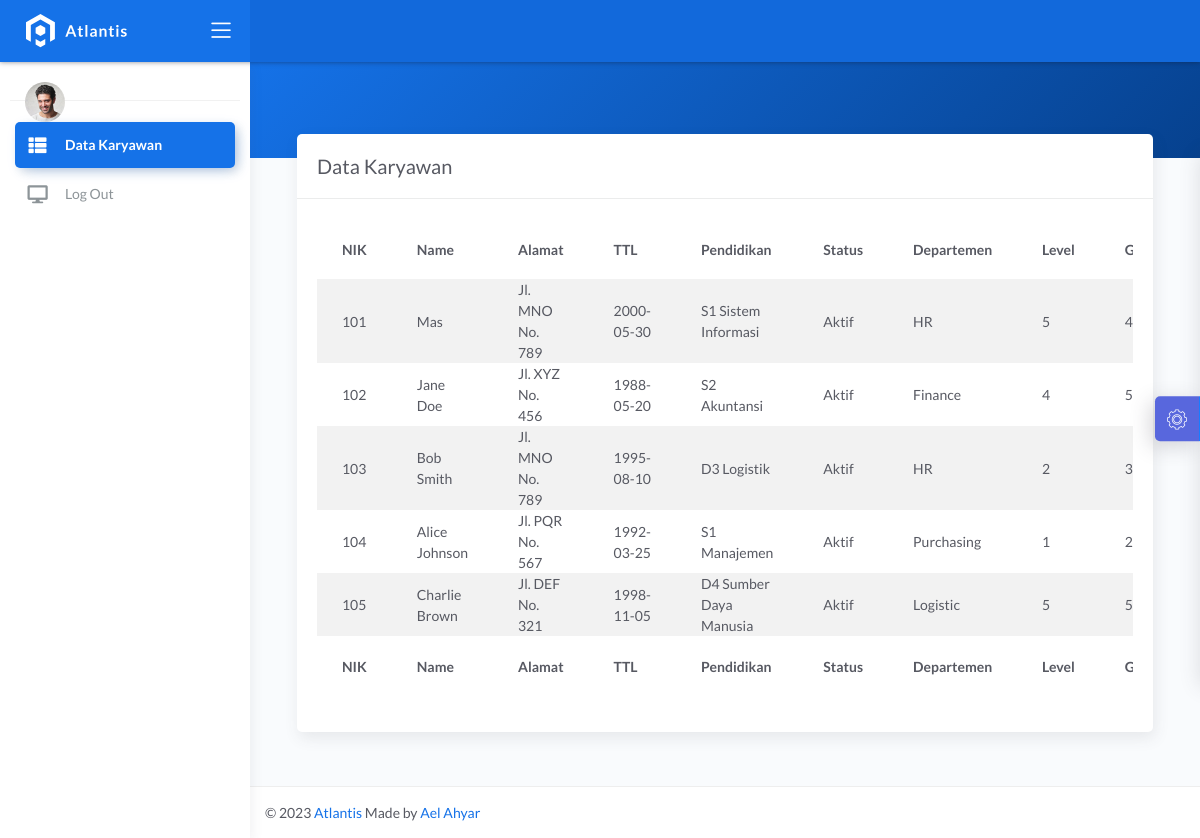
The page /index.php/dashboard on the database its author committed.
### tables this page shows
CREATE TABLE `karyawan`  (
  `NIK` int(11) NOT NULL,
  `Nama` varchar(255) NOT NULL,
  `Alamat` varchar(255) NULL DEFAULT NULL,
  `TTL` date NULL DEFAULT NULL,
  `Pendidikan` varchar(255) NULL DEFAULT NULL,
  `Status` varchar(255) NULL DEFAULT NULL,
  `DepartemenID` int(11) NULL DEFAULT NULL,
  `Level` int(11) NULL DEFAULT NULL,
  `Grade` int(11) NULL DEFAULT NULL,
  `id` int(11) NOT NULL AUTO_INCREMENT,
  `username` varchar(50) NULL DEFAULT NULL,
  `password` varchar(50) NULL DEFAULT NULL,
  PRIMARY KEY (`id`) USING BTREE,
  INDEX `DepartemenID`(`DepartemenID`) USING BTREE,
  CONSTRAINT `karyawan_ibfk_1` FOREIGN KEY (`DepartemenID`) REFERENCES `departemen` (`DepartemenID`) ON DELETE RESTRICT ON UPDATE RESTRICT
);

CREATE TABLE `departemen`  (
  `DepartemenID` int(11) NOT NULL,
  `NamaDepartemen` varchar(255) NOT NULL,
  PRIMARY KEY (`DepartemenID`) USING BTREE
);

### application/controllers/Dashboard.php (called while the page is built, shortened)
<?php
class Dashboard extends CI_Controller {
    function __construct() {
        $this->load->model('Mapi');
    }
	public function index(){
		$data["data"] = $this->Mapi->data();
		$this->load->view('basis', $data);
	}
}

### index.php (called while the page is built, shortened)
<?php
require_once BASEPATH.'core/CodeIgniter.php';

### application/models/Mapi.php (called while the page is built, shortened)
<?php
class Mapi extends CI_Model {
	public function data(){
		$sql = "SELECT a.*, b.NamaDepartemen FROM karyawan AS a LEFT JOIN departemen AS b ON a.DepartemenID = b.DepartemenID ORDER BY NIK";
		$querySQL = $this->db->query($sql);
		if($querySQL){return $querySQL->result();}
		else{return 0;}
	}
}

### application/views/basis.php (the view, shortened to what this page needs)
<!DOCTYPE html>
<html lang="en">
  <head>
    <link rel="stylesheet" href="../assets/css/bootstrap.min.css" />
    <link rel="stylesheet" href="../assets/css/atlantis.min.css" />
    <link rel="stylesheet" href="../assets/css/demo.css" />
  </head>
  <body>
    <div class="wrapper">
      <div class="main-header">
        <div class="logo-header" data-background-color="blue">
          <a href="index.html" class="logo">
            <img src="../assets/img/logo.svg" alt="navbar brand" class="navbar-brand" />
          </a>
          <div class="nav-toggle">
            <button class="btn btn-toggle toggle-sidebar">
              <i class="icon-menu"></i>
            </button>
          </div>
        </div>
        <nav class="navbar navbar-header navbar-expand-lg" data-background-color="blue2">
        </nav>
      </div>
      <div class="sidebar sidebar-style-2">
        <div class="sidebar-wrapper scrollbar scrollbar-inner">
          <div class="sidebar-content">
            <div class="user">
              <div class="avatar-sm float-left mr-2">
                <img src="../assets/img/profile.jpg" alt="..." class="avatar-img rounded-circle" />
              </div>
              <div class="info">
                <a data-toggle="collapse" href="#" aria-expanded="true">
                  <span>
                  </span>
                </a>
              </div>
            </div>
            <ul class="nav nav-primary">
              <li class="nav-item active">
                <a data-toggle="collapse" href="#dashboard" class="collapsed" aria-expanded="false">
                  <i class="fas fa-th-list"></i>
                  <p>Data Karyawan</p>
                </a>
              </li>
              <li class="nav-item">
                <a href="<?= base_url('Login/logout'); ?>">
                  <i class="fas fa-desktop"></i>
                  <p class="link-collapse">Log Out</p>
                </a>
              </li>
            </ul>
          </div>
        </div>
      </div>
      <div class="main-panel">
        <div class="content">
          <div class="panel-header bg-primary-gradient">
            <div class="page-inner py-5">
            </div>
          </div>
          <div class="page-inner mt--5">
          <div class="col-md-12">
            <div class="card">
                <div class="card-header">
                    <div class="d-flex align-items-center">
                        <h4 class="card-title">Data Karyawan</h4>
                    </div>
                </div>
                <div class="card-body">
                    <div class="table-responsive">
                        <table id="add-row" class="display table table-striped table-hover" >
                            <thead>
                                <tr>
                                    <th>NIK</th>
                                    <th>Name</th>
                                    <th>Alamat</th>
                                    <th>TTL</th>
                                    <th>Pendidikan</th>
                                    <th>Status</th>
                                    <th>Departemen</th>
                                    <th>Level</th>
                                    <th>Grade</th>
                                </tr>
                            </thead>
                            <tfoot>
                                <tr>
                                    <th>NIK</th>
                                    <th>Name</th>
                                    <th>Alamat</th>
                                    <th>TTL</th>
                                    <th>Pendidikan</th>
                                    <th>Status</th>
                                    <th>Departemen</th>
                                    <th>Level</th>
                                    <th>Grade</th>
                                </tr>
                            </tfoot>
                            <tbody>
                                <?php foreach($data as $karyawan):?>
                                <tr>
                                    <td><?=$karyawan->NIK?></td>
                                    <td><?=$karyawan->Nama?></td>
                                    <td><?=$karyawan->Alamat?></td>
                                    <td><?=$karyawan->TTL?></td>
                                    <td><?=$karyawan->Pendidikan?></td>
                                    <td><?=$karyawan->Status?></td>
                                    <td><?=$karyawan->NamaDepartemen?></td>
                                    <td><?=$karyawan->Level?></td>
                                    <td><?=$karyawan->Grade?></td>
                                        </div>
                                <?php endforeach?>
                    </div>
                </div>
            </div>
        <footer class="footer">
          <div class="site-footer-right">© <?php $tgl=date('Y'); echo $tgl; ?><a href="javascript:void(0)"> Atlantis </a>Made by <i class="red-600 wb wb-heart"></i> <a href="https://instagram.com/ael_ahyar">Ael Ahyar</a></div>
        </footer>
      <div class="custom-template">
        <div class="custom-toggle">
          <i class="flaticon-settings"></i>
        </div>
      </div>
  </body>
</html>

### assets/css/demo.css (style rules this page uses)
.custom-template { position: fixed; top: 50%; transform: translateY(-50%); right: -325px; width: 325px; height: max-content; display: block; z-index: 1; background: #ffffff; transition: all .3s; z-index: 1003; box-shadow: -1px 1px 20px rgba(69, 65, 78, 0.15); border-top-left-radius: 5px; border-bottom-left-radius: 5px; transition: all .5s; }
.custom-template .custom-toggle { position: absolute; width: 45px; height: 45px; background: rgb(88, 103, 221); top: 50%; left: -45px; transform: translateY(-50%); display: flex; align-items: center; justify-content: center; text-align: center; border-top-left-radius: 5px; border-bottom-left-radius: 5px; border-right: 1px solid #177dff; cursor: pointer; color: #ffffff; box-shadow: -5px 5px 20px rgba(69, 65, 78, 0.21); }
.custom-template .custom-toggle i { font-size: 20px; animation: 1.3s spin linear infinite; }

### rows shown on the page
karyawan: NIK "101", Nama "Mas", Alamat "Jl. MNO No. 789", TTL "2000-05-30", Pendidikan "S1 Sistem Informasi", Status "Aktif", DepartemenID.NamaDepartemen "HR", Level "5", Grade "4"
karyawan: NIK "102", Nama "Jane Doe", Alamat "Jl. XYZ No. 456", TTL "1988-05-20", Pendidikan "S2 Akuntansi", Status "Aktif", DepartemenID.NamaDepartemen "Finance", Level "4", Grade "5"
karyawan: NIK "103", Nama "Bob Smith", Alamat "Jl. MNO No. 789", TTL "1995-08-10", Pendidikan "D3 Logistik", Status "Aktif", DepartemenID.NamaDepartemen "HR", Level "2", Grade "3"
karyawan: NIK "104", Nama "Alice Johnson", Alamat "Jl. PQR No. 567", TTL "1992-03-25", Pendidikan "S1 Manajemen", Status "Aktif", DepartemenID.NamaDepartemen "Purchasing", Level "1", Grade "2"
karyawan: NIK "105", Nama "Charlie Brown", Alamat "Jl. DEF No. 321", TTL "1998-11-05", Pendidikan "D4 Sumber Daya Manusia", Status "Aktif", DepartemenID.NamaDepartemen "Logistic", Level "5", Grade "5"
